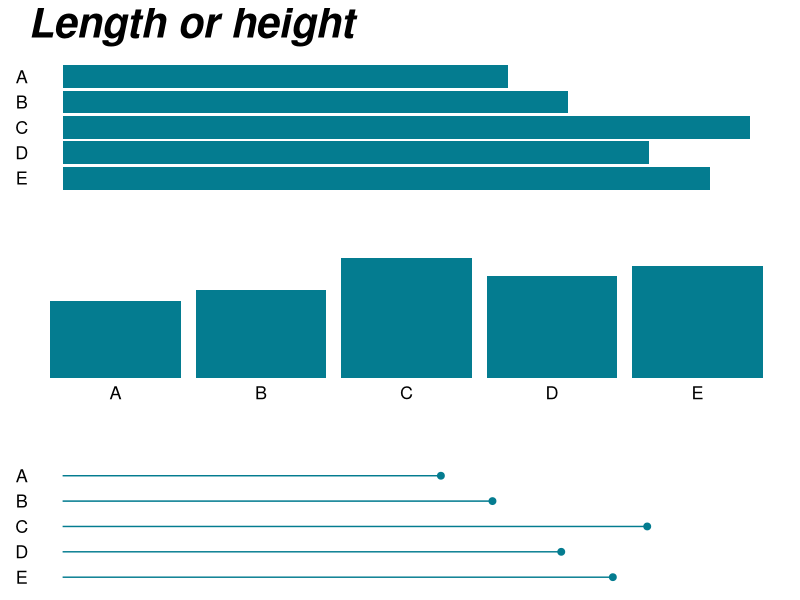

Write R code to recreate this figure.
## ---- chunk 1
#| eval: true
#| echo: false

#.........................load packages.........................
library(tidyverse)
library(patchwork)

#........................create dummy data.......................
unemployment_dummy_data <- tribble(
  ~country, ~percentage, ~x, ~y,
  "A", 22, 0.23, 0.177,
  "B", 25, 0.45, 0.174,
  "C", 34, 0.35, 0.18,
  "D", 29, 0.52, 0.183,
  "E", 32, 0.14, 0.182
) |>
  mutate(country = as.factor(country))

#..........................create plots..........................
# horizontal bar plot ----
hbar <- ggplot(unemployment_dummy_data, aes(x = fct_rev(country), y = percentage)) +
  geom_bar(stat = "identity", fill = "#047C90")+
  coord_flip() +
  labs(title = "Length or height") +
  theme_void() +
  theme(
    axis.text.y = element_text(size = 13),
    plot.title = element_text(size = 30, face = "bold.italic", margin=margin(0,0,10,0))
  )

# vertical bar plot ----
vbar <- ggplot(unemployment_dummy_data, aes(x = country, y = percentage)) +
  geom_bar(stat = "identity", fill = "#047C90") +
  theme_void() +
  theme(
    axis.text.x = element_text(size = 13)
  )

# horizontal lollipop chart ----
lollipop <- ggplot(unemployment_dummy_data, aes(x = country, y = percentage)) +
  geom_segment(aes(x = fct_rev(country), xend = country, y = percentage, yend = 0), color = "#047C90") +
  geom_point(size = 2, color = "#047C90") +
  scale_y_continuous(limits = c(0, 40), breaks = c(0, 10, 20, 30)) +
  coord_flip() +
  theme_void() +
  theme(
    axis.text.y = element_text(size = 13)
  )

#...................patchwork to arrange plots...................
length_height <- (hbar / plot_spacer() / vbar / plot_spacer() / lollipop) +
  plot_layout(heights = c(3, -1, 3 , -1, 3))

length_height

